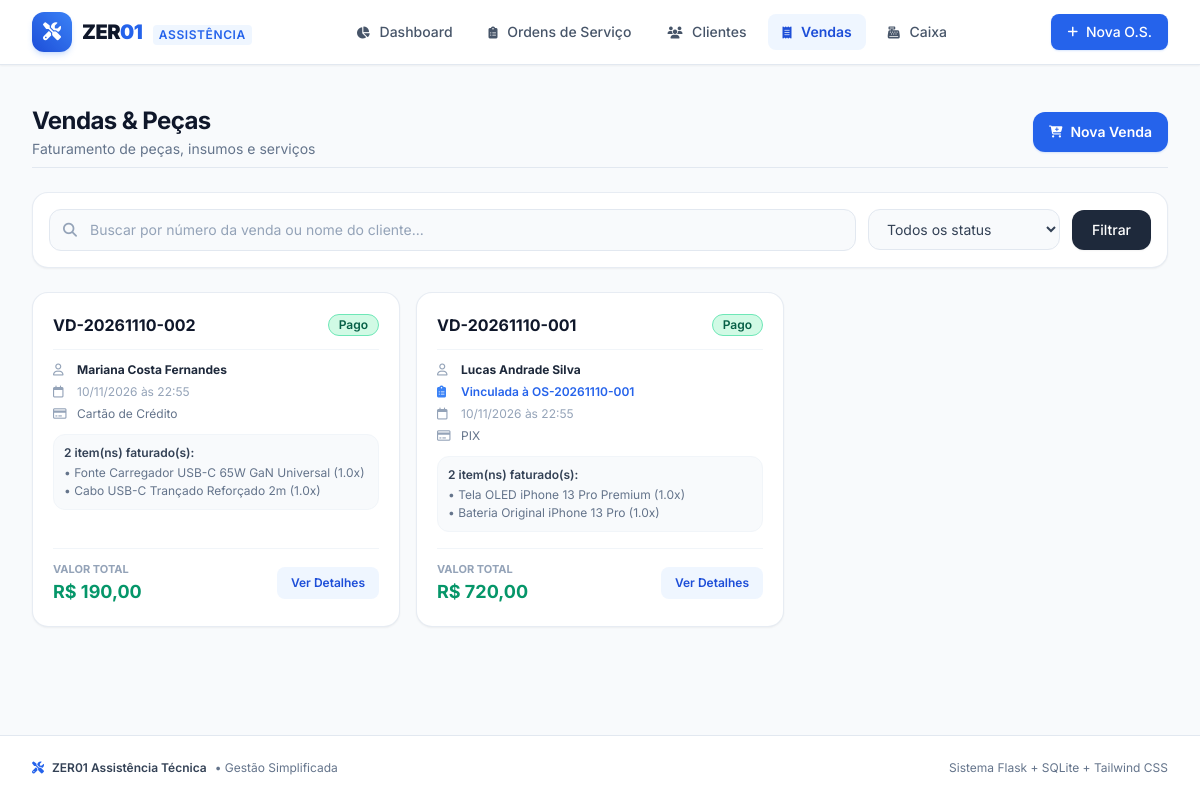
The page /vendas on the database as committed earlier.
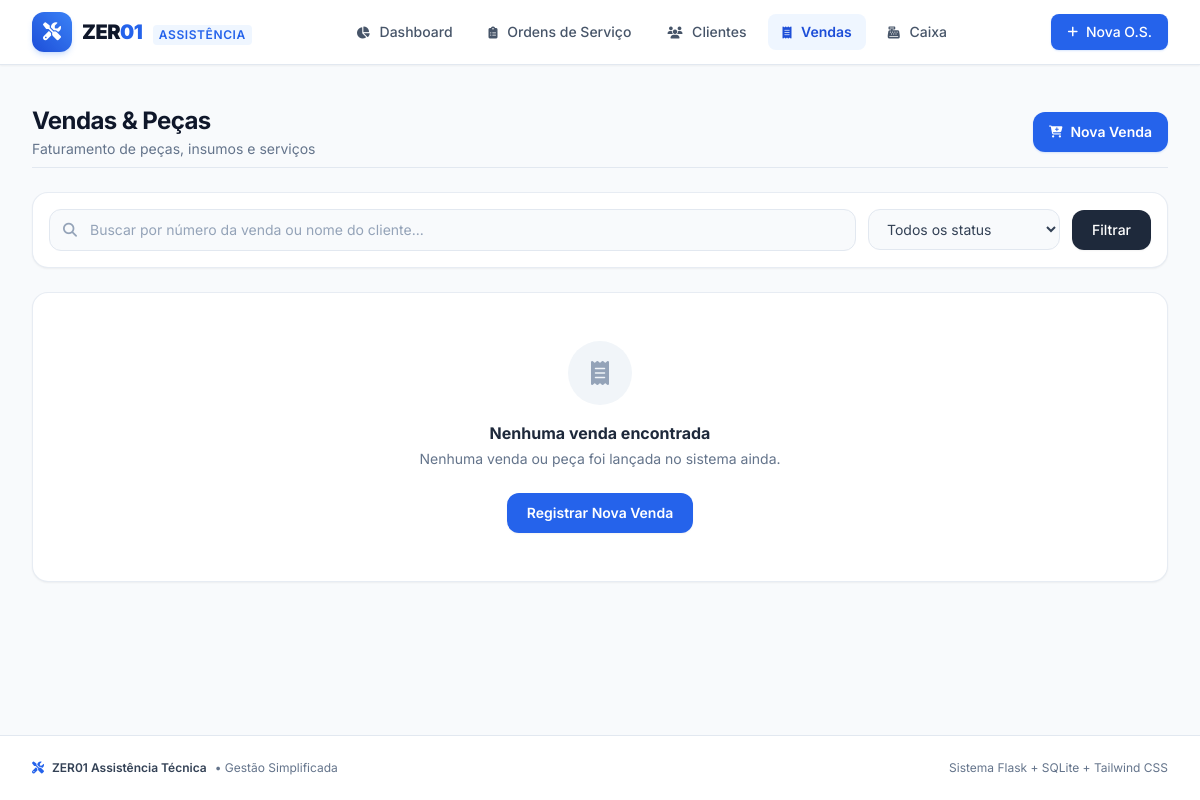
The same page on the database as committed later.
### models.py (models this page shows, shortened)
class Venda(db.Model):
    __tablename__ = 'vendas'
    id = db.Column(db.Integer, primary_key=True)
    numero = db.Column(db.String(30), unique=True, nullable=False, index=True)
    cliente_id = db.Column(db.Integer, db.ForeignKey('clientes.id'), nullable=True)
    ordem_servico_id = db.Column(db.Integer, db.ForeignKey('ordens_servico.id'), nullable=True)
    data = db.Column(db.DateTime, default=datetime.now, nullable=False)
    valor_total = db.Column(db.Float, default=0.0, nullable=False)
    forma_pagamento = db.Column(db.String(50), nullable=True)  # Dinheiro, PIX, Cartão, etc.
    status = db.Column(db.String(30), default='Pago', nullable=False, index=True)
    observacoes = db.Column(db.Text, nullable=True)
    itens = db.relationship(
        'ItemVenda',
        backref='venda',
        cascade='all, delete-orphan',
        lazy=True
    )

class Cliente(db.Model):
    __tablename__ = 'clientes'
    id = db.Column(db.Integer, primary_key=True)
    nome = db.Column(db.String(150), nullable=False, index=True)
    cpf_cnpj = db.Column(db.String(25), nullable=True, index=True)
    telefone = db.Column(db.String(25), nullable=True, index=True)
    email = db.Column(db.String(120), nullable=True)
    endereco = db.Column(db.String(255), nullable=True)
    observacoes = db.Column(db.Text, nullable=True)
    criado_em = db.Column(db.DateTime, default=datetime.now, nullable=False)
    ordens_servico = db.relationship(
        'OrdemServico',
        backref='cliente',
        lazy=True,
        order_by='desc(OrdemServico.data_abertura)'
    )
    vendas = db.relationship(
        'Venda',
        backref='cliente',
        lazy=True,
        order_by='desc(Venda.data)'
    )

class ItemVenda(db.Model):
    __tablename__ = 'itens_venda'
    id = db.Column(db.Integer, primary_key=True)
    venda_id = db.Column(db.Integer, db.ForeignKey('vendas.id'), nullable=False)
    descricao = db.Column(db.String(200), nullable=False)
    quantidade = db.Column(db.Float, default=1.0, nullable=False)
    valor_unitario = db.Column(db.Float, default=0.0, nullable=False)
    tipo = db.Column(db.String(20), default='peca', nullable=False)  # 'peca' ou 'servico'

class OrdemServico(db.Model):
    __tablename__ = 'ordens_servico'
    id = db.Column(db.Integer, primary_key=True)
    numero = db.Column(db.String(30), unique=True, nullable=False, index=True)
    cliente_id = db.Column(db.Integer, db.ForeignKey('clientes.id'), nullable=False)
    tipo_equipamento = db.Column(db.String(60), nullable=True)  # Celular, Notebook, etc.
    marca = db.Column(db.String(60), nullable=True)
    modelo = db.Column(db.String(100), nullable=True)
    numero_serie = db.Column(db.String(100), nullable=True)
    senha_equipamento = db.Column(db.String(100), nullable=True)
    problema = db.Column(db.Text, nullable=True)  # Reclamação do cliente
    diagnostico = db.Column(db.Text, nullable=True)  # Diagnóstico técnico
    status = db.Column(db.String(40), default='Aberto', nullable=False, index=True)
    tecnico = db.Column(db.String(100), nullable=True)
    data_abertura = db.Column(db.DateTime, default=datetime.now, nullable=False)
    data_previsao = db.Column(db.Date, nullable=True)
    data_conclusao = db.Column(db.DateTime, nullable=True)
    data_entrega = db.Column(db.DateTime, nullable=True)
    valor_mao_obra = db.Column(db.Float, default=0.0, nullable=False)
    valor_pecas = db.Column(db.Float, default=0.0, nullable=False)
    observacoes = db.Column(db.Text, nullable=True)
    vendas = db.relationship(
        'Venda',
        backref='ordem_servico',
        lazy=True,
        order_by='desc(Venda.data)'
    )

### app.py (the view)
@app.route('/vendas')
def vendas_lista():
    q = request.args.get('q', '').strip()
    status_filtro = request.args.get('status', '').strip()
    query = Venda.query.outerjoin(Cliente)
    if status_filtro:
        query = query.filter(Venda.status == status_filtro)
    if q:
        termo = f"%{q}%"
        query = query.filter(
            (Venda.numero.ilike(termo)) |
            (Cliente.nome.ilike(termo))
        )
    vendas = query.order_by(Venda.data.desc()).all()
    return render_template('vendas/lista.html', vendas=vendas, termo_busca=q, status_filtro=status_filtro)

### app.py (called while the page is built)
@app.template_filter('currency')
def format_currency(value):
    if value is None:
        value = 0.0
    try:
        val = float(value)
        formatted = f"{val:,.2f}".replace(',', 'X').replace('.', ',').replace('X', '.')
        return f"R$ {formatted}"
    except (ValueError, TypeError):
        return "R$ 0,00"

@app.template_filter('format_datetime')
def format_datetime(value):
    if not value:
        return "—"
    if isinstance(value, datetime):
        return value.strftime('%d/%m/%Y às %H:%M')
    elif isinstance(value, date):
        return value.strftime('%d/%m/%Y')
    return str(value)

@app.template_filter('status_venda_badge')
def status_venda_badge(status):
    cores = {
        'Pago': 'bg-emerald-100 text-emerald-800 border-emerald-300 ring-emerald-500/30',
        'Pendente': 'bg-amber-100 text-amber-800 border-amber-300 ring-amber-500/30',
        'Cancelado': 'bg-rose-100 text-rose-800 border-rose-300 ring-rose-500/30',
    }
    return cores.get(status, 'bg-gray-100 text-gray-800 border-gray-300 ring-gray-500/30')

### templates/vendas/lista.html (shortened to what the changed rows need)
{% extends "base.html" %}
{% block content %}
<div class="space-y-6">
    <div class="flex flex-col sm:flex-row sm:items-center sm:justify-between gap-4 pb-2 border-b border-slate-200">
        <div>
            <h1 class="text-2xl font-bold tracking-tight text-slate-900">Vendas & Peças</h1>
        </div>
    </div>
    {% if vendas %}
        <div class="grid grid-cols-1 md:grid-cols-2 lg:grid-cols-3 gap-4">
            {% for v in vendas %}
                <div class="bg-white rounded-2xl border border-slate-200/80 p-5 shadow-sm hover:shadow-md transition-shadow flex flex-col justify-between">
                    <div>
                        <div class="flex items-center justify-between pb-3 border-b border-slate-100">
                            <a href="{{ url_for('vendas_detalhe', id=v.id) }}" class="font-bold text-base text-slate-900 hover:text-blue-600">
                                {{ v.numero }}
                            </a>
                            <span class="inline-flex items-center px-2.5 py-0.5 rounded-full text-xs font-semibold border {{ v.status | status_venda_badge }}">
                                {{ v.status }}
                            </span>
                        </div>
                        <div class="py-3 space-y-1.5 text-xs">
                            <div class="flex items-center gap-2">
                                <i class="fa-regular fa-user text-slate-400 w-4"></i>
                                {% if v.cliente %}
                                    <a href="{{ url_for('clientes_detalhe', id=v.cliente.id) }}" class="font-bold text-slate-800 hover:text-blue-600">
                                        {{ v.cliente.nome }}
                                    </a>
                                {% else %}
                                    <span class="text-slate-500 font-medium">Consumidor Avulso</span>
                                {% endif %}
                            </div>
                            {% if v.ordem_servico %}
                                <div class="flex items-center gap-2">
                                    <i class="fa-solid fa-clipboard-list text-blue-500 w-4"></i>
                                    <a href="{{ url_for('os_detalhe', id=v.ordem_servico.id) }}" class="font-semibold text-blue-600 hover:underline">
                                        Vinculada à {{ v.ordem_servico.numero }}
                                    </a>
                                </div>
                            {% endif %}
                            <div class="flex items-center gap-2 text-slate-400">
                                <i class="fa-regular fa-calendar text-slate-400 w-4"></i>
                                <span>{{ v.data | format_datetime }}</span>
                            </div>
                            <div class="flex items-center gap-2 text-slate-500">
                                <i class="fa-regular fa-credit-card text-slate-400 w-4"></i>
                                <span>{{ v.forma_pagamento or 'Não especificado' }}</span>
                            </div>
                        </div>
                        <div class="p-2.5 bg-slate-50 rounded-xl border border-slate-100 text-xs text-slate-500">
                            <span class="font-semibold text-slate-700 block mb-1">
                                {{ v.itens|length }} item(ns) faturado(s):
                            </span>
                            <ul class="space-y-0.5">
                                {% for it in v.itens[:2] %}
                                    <li class="truncate">• {{ it.descricao }} ({{ it.quantidade }}x)</li>
                                {% endfor %}
                            </ul>
                        </div>
                    </div>
                    <div class="mt-4 pt-3 border-t border-slate-100 flex items-center justify-between">
                        <div>
                            <span class="block text-[11px] text-slate-400 uppercase font-bold">Valor Total</span>
                            <span class="text-lg font-bold text-emerald-600">{{ v.valor_total | currency }}</span>
                        </div>
                        <div class="flex items-center gap-2">
                            <a href="{{ url_for('vendas_detalhe', id=v.id) }}"
                               class="px-3.5 py-2 bg-blue-50 hover:bg-blue-100 text-blue-700 text-xs font-semibold rounded-lg transition-colors">
                                Ver Detalhes
                            </a>
                        </div>
                    </div>
                </div>
            {% endfor %}
        </div>
    {% else %}
        <div class="bg-white rounded-2xl border border-slate-200/80 p-12 text-center shadow-sm">
            <div class="w-16 h-16 rounded-full bg-slate-100 text-slate-400 flex items-center justify-center mx-auto mb-4">
                <i class="fa-solid fa-receipt text-2xl"></i>
            </div>
            <h3 class="text-base font-bold text-slate-800">Nenhuma venda encontrada</h3>
            <p class="text-sm text-slate-500 max-w-sm mx-auto mt-1">
                {% if termo_busca or status_filtro %}
                    Nenhuma venda coincide com os filtros aplicados.
                {% else %}
                    Nenhuma venda ou peça foi lançada no sistema ainda.
                {% endif %}
            </p>
            <div class="mt-6 flex items-center justify-center gap-3">
                <a href="{{ url_for('vendas_nova') }}" class="px-5 py-2.5 bg-blue-600 hover:bg-blue-700 text-white rounded-xl text-sm font-semibold shadow-sm">
                    Registrar Nova Venda
                </a>
            </div>
        </div>
    {% endif %}
</div>
{% endblock %}

Rows that differ between the two databases and show on the page:
removed Venda: numero "VD-20261110-002", status "Pago", cliente.nome "Mariana Costa Fernandes", data "10/11/2026 às 22:55", forma_pagamento "Cartão de Crédito", itens|length "2", valor_total "R$ 190,00"
removed ItemVenda: descricao "Fonte Carregador USB-C 65W GaN Universal", quantidade "1.0", shown under "VD-20261110-002"
removed ItemVenda: descricao "Cabo USB-C Trançado Reforçado 2m", quantidade "1.0", shown under "VD-20261110-002"
removed Venda: numero "VD-20261110-001", status "Pago", cliente.nome "Lucas Andrade Silva", ordem_servico.numero "OS-20261110-001", data "10/11/2026 às 22:55", forma_pagamento "PIX", itens|length "2", valor_total "R$ 720,00"
removed ItemVenda: descricao "Tela OLED iPhone 13 Pro Premium", quantidade "1.0", shown under "VD-20261110-001"
removed ItemVenda: descricao "Bateria Original iPhone 13 Pro", quantidade "1.0", shown under "VD-20261110-001"
Other text that changed with them:
text now shown: "Nenhuma venda encontrada Nenhuma venda ou peça foi lançada no sistema ainda. Registrar Nova Venda"
